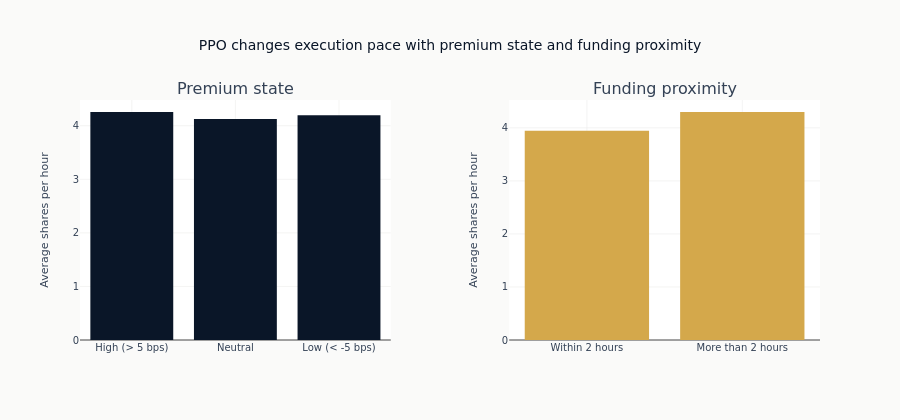

Notebook code cell kept with this figure:
### Code cell
fig = make_subplots(
    rows=1,
    cols=2,
    subplot_titles=("Premium state", "Funding proximity"),
    horizontal_spacing=0.16,
)
fig.add_trace(
    go.Bar(
        x=premium_summary["state"].to_list(),
        y=premium_summary["shares_per_hour"].to_list(),
        marker_color=COLORS["blue"],
        name="Premium state",
    ),
    row=1,
    col=1,
)
fig.add_trace(
    go.Bar(
        x=funding_summary["state"].to_list(),
        y=funding_summary["shares_per_hour"].to_list(),
        marker_color=COLORS["amber"],
        name="Funding proximity",
    ),
    row=1,
    col=2,
)
fig.update_layout(
    title="PPO changes execution pace with premium state and funding proximity",
    height=420,
    showlegend=False,
)
fig.update_yaxes(title_text="Average shares per hour", rangemode="tozero", row=1, col=1)
fig.update_yaxes(title_text="Average shares per hour", rangemode="tozero", row=1, col=2)
fig.show()

### Figure 1 — Plotly figure (JSON) as saved in the notebook; plotly's stock layout.template omitted (floating-point values rounded to 4 significant figures)
{"data": [{"marker": {"color": "#0a1628"}, "name": "Premium state", "type": "bar", "x": ["High (> 5 bps)", "Neutral", "Low (< -5 bps)"], "xaxis": "x", "y": [4.256, 4.127, 4.194], "yaxis": "y"}, {"marker": {"color": "#D4A84B"}, "name": "Funding proximity", "type": "bar", "x": ["Within 2 hours", "More than 2 hours"], "xaxis": "x2", "y": [3.947, 4.299], "yaxis": "y2"}], "layout": {"annotations": [{"font": {"size": 16}, "showarrow": false, "text": "Premium state", "x": 0.21, "xanchor": "center", "xref": "paper", "y": 1.0, "yanchor": "bottom", "yref": "paper"}, {"font": {"size": 16}, "showarrow": false, "text": "Funding proximity", "x": 0.79, "xanchor": "center", "xref": "paper", "y": 1.0, "yanchor": "bottom", "yref": "paper"}], "height": 420, "showlegend": false, "title": {"text": "PPO changes execution pace with premium state and funding proximity"}, "xaxis": {"anchor": "y", "domain": [0.0, 0.42]}, "xaxis2": {"anchor": "y2", "domain": [0.58, 1.0]}, "yaxis": {"anchor": "x", "domain": [0.0, 1.0], "rangemode": "tozero", "title": {"text": "Average shares per hour"}}, "yaxis2": {"anchor": "x2", "domain": [0.0, 1.0], "rangemode": "tozero", "title": {"text": "Average shares per hour"}}}}
